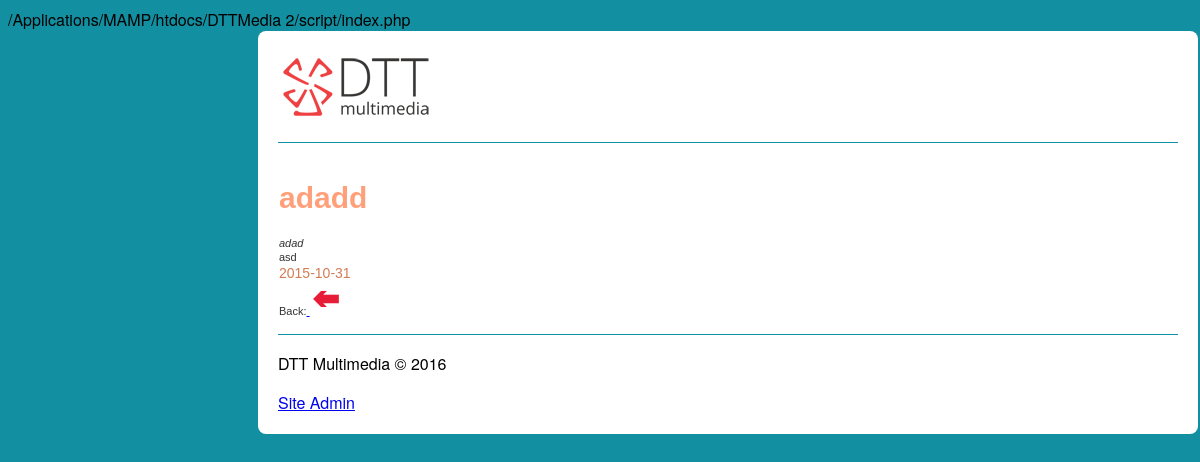
Page /script/viewPage.php?id=6 on the committed database.
### tables this page shows
CREATE TABLE `article` (
  `article_id` int(3) NOT NULL,
  `article_title` mediumtext NOT NULL,
  `article_summery` mediumtext NOT NULL,
  `article_content` longtext NOT NULL,
  `publication_date` date NOT NULL
);

### script/viewPage.php (the view, shortened to what this page needs)
<?php
include_once('include/functions.php');
$id = $_GET['id'];
$db = mysqli_connect(HOST, USER, PASSWORD, DATABASE);
$query = "SELECT * FROM `article` WHERE `article_id` = $id";
$result = mysqli_query($db, $query);
while($row = mysqli_fetch_array($result)) {
    $publication_date = $row['publication_date'];
    $article_title = $row['article_title'];
    $article_summery = $row['article_summery'];
    $article_content = $row['article_content'];
    echo "<table id='adminTable'>
            <tr>
                <td><h1>$article_title</h1></a></td>
            </tr>
            <tr>
                <td style='font-style: italic; '>$article_summery</td>
            </tr>
            <tr>
                <td>$article_content</td>
            </tr>
            <tr>
                <td id='art_date'>$publication_date</td> </tr>
                <tr><td>Back:<a href='index.php'> <img src=\"../image/back.png\"> </a></td></tr>
    </table>";
}

### script/css/style.css (style rules this page uses)
body { background-color: #1290A1; font-family: Helvetica Neue, Arial, sans-serif; }
h1 { color: lightsalmon; font-size: 30px; }
table { text-align: left; font-family: verdana, arial, sans-serif; font-size: 11px; color: #333333; border-width: 1px; border-color: #3A3A3A; border-collapse: collapse; }
table td { background-color: #ffffff; }
#art_date { float: left; font-size: 14px; color: #D57C54; }

### rows in the picture
article: article_title "adadd", article_summery "adad", article_content "asd", publication_date "2015-10-31"
